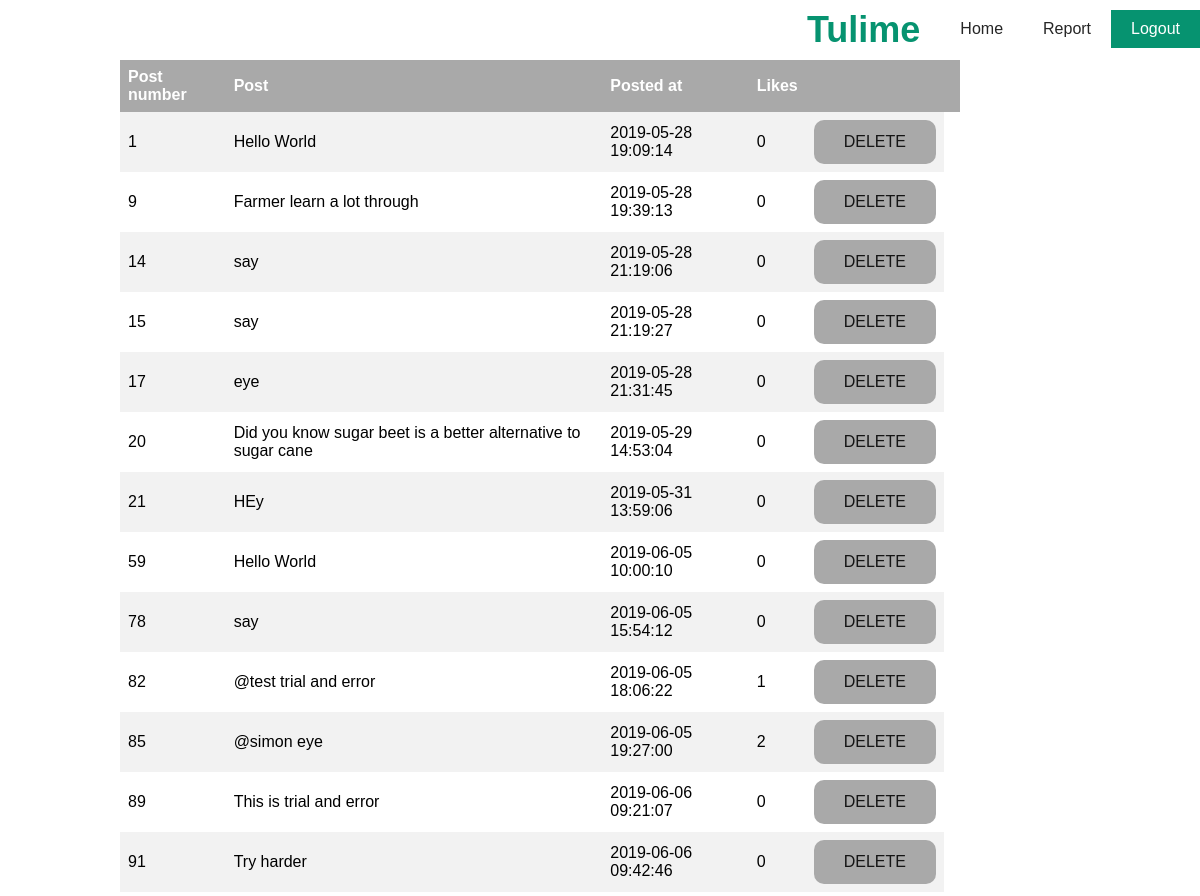
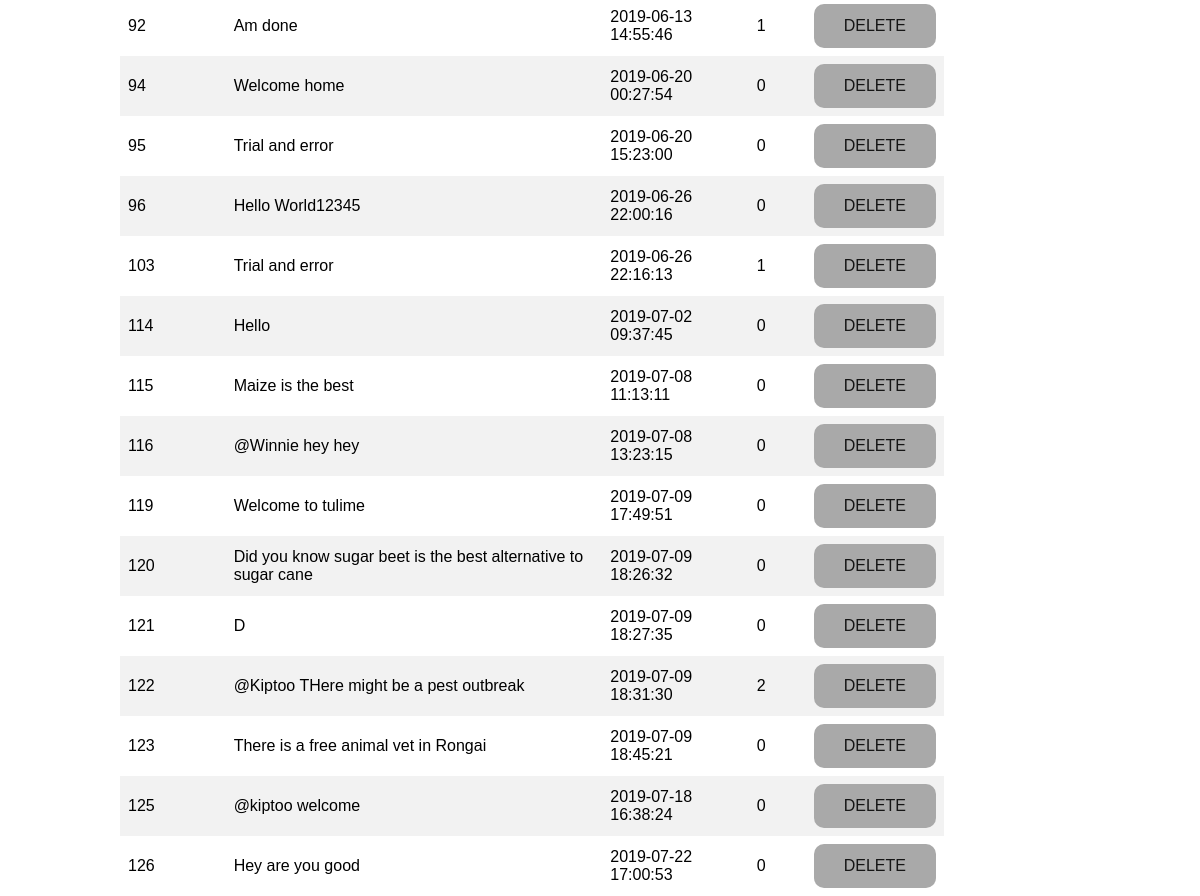
The app's page /postreport.php (signed in) with its own data (2 pictures, top to bottom).
### tables this page shows
CREATE TABLE IF NOT EXISTS `posts` (
  `id` int(11) unsigned NOT NULL AUTO_INCREMENT,
  `body` varchar(180) NOT NULL,
  `posted_at` datetime NOT NULL,
  `user_id` int(11) unsigned DEFAULT NULL,
  `likes` int(11) unsigned DEFAULT NULL,
  `postimg` varchar(255) DEFAULT NULL,
  `topics` varchar(400) DEFAULT NULL,
  PRIMARY KEY (`id`),
  KEY `user_id` (`user_id`)
);

### postreport.php (the view, shortened to what this page needs)
<html>
    <head>
        <link rel="stylesheet" type="text/css" href="css/style.css">
         <link rel="stylesheet" href="http://maxcdn.bootstrapcdn.com/font-awesome/4.2.0/css/font-awesome.min.css">
    </head>
    <body>
        <div class="wrapper">
            <nav>
                <div class="logo">Tulime</div>
                <ul>
                    <li><a href="update.php">Home</a></li>
                    <li><a href="greport.php">Report</a></li>
                    <li><a  class="active" href="adminlogout.php">Logout</a>
                </ul>
            </nav>
            <section class="content">
                <?php
                $con=mysqli_connect('localhost', 'root', '','tulime')
                    or die("Could not establish connection");
                mysqli_select_db($con,'tulime') or
                    die ("Could not select the db");
                $sql="SELECT * FROM posts";
                $result = $con->query($sql);
                if ($result->num_rows > 0) {
                    echo "<table><tr><th>Post number</th><th>Post</th><th>Posted at</th><th>Likes</th><th></th><th></th></tr>";
                    while($row = $result->fetch_assoc()) {
                        echo "<tr>
                         <td>" .$row['id'] ."</td>
                        <td>" .$row['body'] ."</td>
                        <td>" .$row['posted_at']."</td>
                        <td>" .$row['likes']."</td>
                        <td><a href=\"delete.php?id=$row[id]\">Delete</a></td>
                        </tr>" ;
                    }
                    echo "</table>";
                } else {
                    echo "0 results";
                }
                ?>
            </section>
        </div>
    </body>
</html>

### css/style.css (style rules this page uses)
body { margin: 0; padding: 0; font-family: 'Poppins', sans-serif; background-attachment: fixed; }
.logo { color: #069370; height: 60px; font-size: 36px; line-height: 60px; padding: 0 20px; text-align: center; box-sizing: border-box; float: left; font-weight: 700; text-decoration: none; }
nav { float: right; }
nav ul { margin: 0; padding: 0; display: flex; }
nav ul li { list-style: none; }
nav ul li a { display: block; margin: 10px 0; padding: 10px 20px; text-decoration: none; color: #262626; }
nav ul li a.active, nav ul li a:hover { background: #069370; color: #fff; transition: 0.5s; }

### postreport.php (style rules this page uses)
table { border-collapse: collapse; width: 70%; align-content: center; margin-left: 10%; }
th, td { text-align: left; padding: 8px; height: 50px; }
tr:nth-child(even) { background-color: #f2f2f2 }
th { background-color: darkgrey; color: white; }
td a { text-decoration: none; color: #151515; padding: 12px 30px; text-transform: uppercase; background-color: darkgray; text-align: center; display: inline-block; line-height: 20px; text-decoration: none; text-transform: uppercase; transition: .3x; border-radius: 10px; }

### records on screen
posts: id "1", body "Hello World", posted_at "2019-05-28 19:09:14", likes "0"
posts: id "9", body "Farmer learn a lot through", posted_at "2019-05-28 19:39:13", likes "0"
posts: id "14", body "say", posted_at "2019-05-28 21:19:06", likes "0"
posts: id "15", body "say", posted_at "2019-05-28 21:19:27", likes "0"
posts: id "17", body "eye", posted_at "2019-05-28 21:31:45", likes "0"
posts: id "20", body "Did you know sugar beet is a better alternative to sugar cane", posted_at "2019-05-29 14:53:04", likes "0"
posts: id "21", body "HEy", posted_at "2019-05-31 13:59:06", likes "0"
posts: id "59", body "Hello World", posted_at "2019-06-05 10:00:10", likes "0"
posts: id "78", body "say", posted_at "2019-06-05 15:54:12", likes "0"
posts: id "82", body "@test trial and error", posted_at "2019-06-05 18:06:22", likes "1"
posts: id "85", body "@simon eye", posted_at "2019-06-05 19:27:00", likes "2"
posts: id "89", body "This is trial and error", posted_at "2019-06-06 09:21:07", likes "0"
posts: id "91", body "Try harder", posted_at "2019-06-06 09:42:46", likes "0"
posts: id "92", body "Am done", posted_at "2019-06-13 14:55:46", likes "1"
posts: id "94", body "Welcome home", posted_at "2019-06-20 00:27:54", likes "0"
posts: id "95", body "Trial and error", posted_at "2019-06-20 15:23:00", likes "0"
posts: id "96", body "Hello World12345", posted_at "2019-06-26 22:00:16", likes "0"
posts: id "103", body "Trial and error", posted_at "2019-06-26 22:16:13", likes "1"
posts: id "114", body "Hello", posted_at "2019-07-02 09:37:45", likes "0"
posts: id "115", body "Maize is the best", posted_at "2019-07-08 11:13:11", likes "0"
posts: id "116", body "@Winnie hey hey", posted_at "2019-07-08 13:23:15", likes "0"
posts: id "119", body "Welcome to tulime", posted_at "2019-07-09 17:49:51", likes "0"
posts: id "120", body "Did you know sugar beet is the best alternative to sugar cane", posted_at "2019-07-09 18:26:32", likes "0"
posts: id "121", body "D", posted_at "2019-07-09 18:27:35", likes "0"
posts: id "122", body "@Kiptoo THere might be a pest outbreak", posted_at "2019-07-09 18:31:30", likes "2"
posts: id "123", body "There is a free animal vet in Rongai", posted_at "2019-07-09 18:45:21", likes "0"
posts: id "125", body "@kiptoo welcome", posted_at "2019-07-18 16:38:24", likes "0"
posts: id "126", body "Hey are you good", posted_at "2019-07-22 17:00:53", likes "0"
